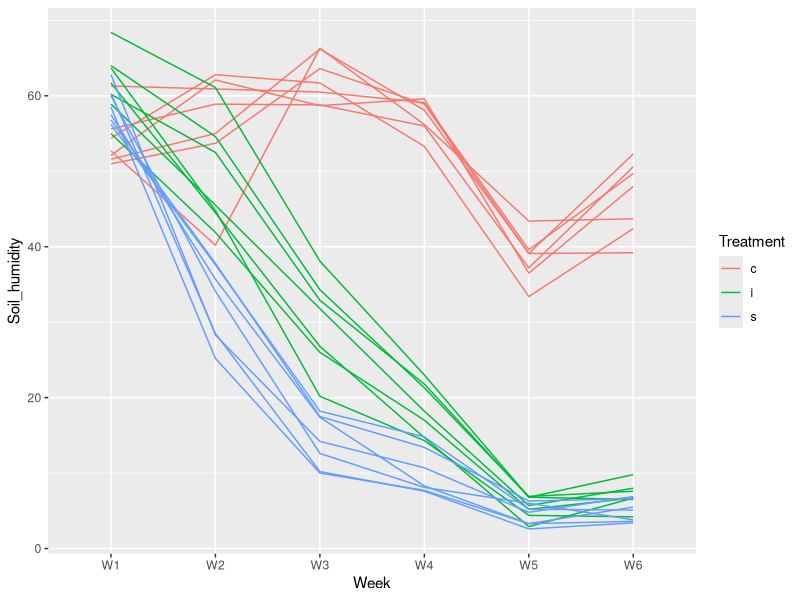
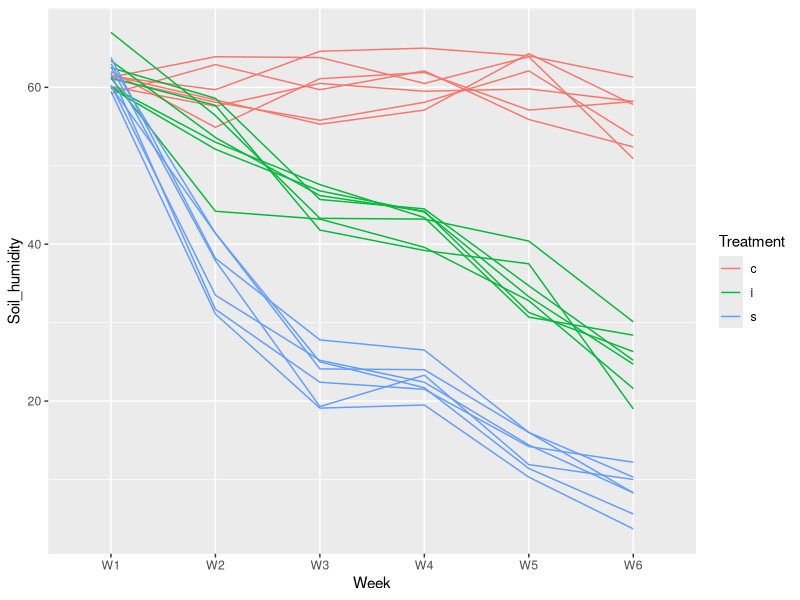
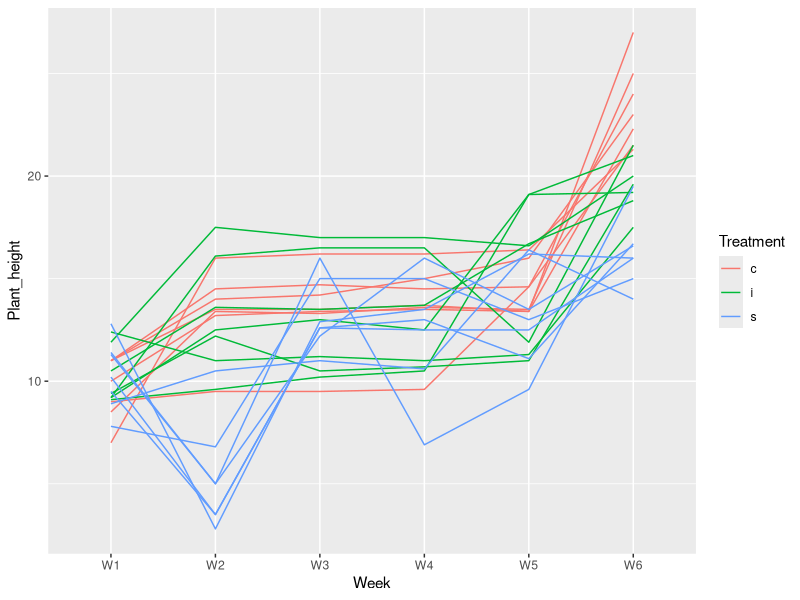

R code for these plots, in order:
## ---- chunk 1
knitr::opts_chunk$set(echo = TRUE)
# install.packages("readxl", dependencies = TRUE)
# install.packages("ggplot2", dependencies = TRUE)
# install.packages(c("ggplot2", "ggpubr", "tidyverse", "broom", "AICcmodavg"), , dependencies = TRUE)
library(ggplot2)
library(ggpubr)
library(tidyverse)
library(broom)
library(ggplot2)
## ---- chunk 2
readxl::read_excel("data_dec/water_stress.xlsx")
d0 <- readxl::read_excel("data_dec/water_stress.xlsx", sheet = "Data")
## ---- chunk 3
# For Solanum lycopersicum

s1 <- d0[d0$Species=="Solanum lycopersicum",]
ggplot(s1, aes(x= Week, y= Soil_humidity, group= PlantId, color= Treatment)) + 
  geom_line()
  
# For 	Lolium perenne
s2 <- d0[d0$Species=="Lolium perenne",]
ggplot(s2, aes(x= Week, y= Soil_humidity, group= PlantId, color= Treatment)) + 
  geom_line() 
## ---- chunk 4
# For 	Raphanus sativus

s3 <- d0[d0$Species=="Raphanus sativus",]
ggplot(s3, aes(x= Week, y= Plant_height, group= PlantId, color= Treatment)) + 
  geom_line()
